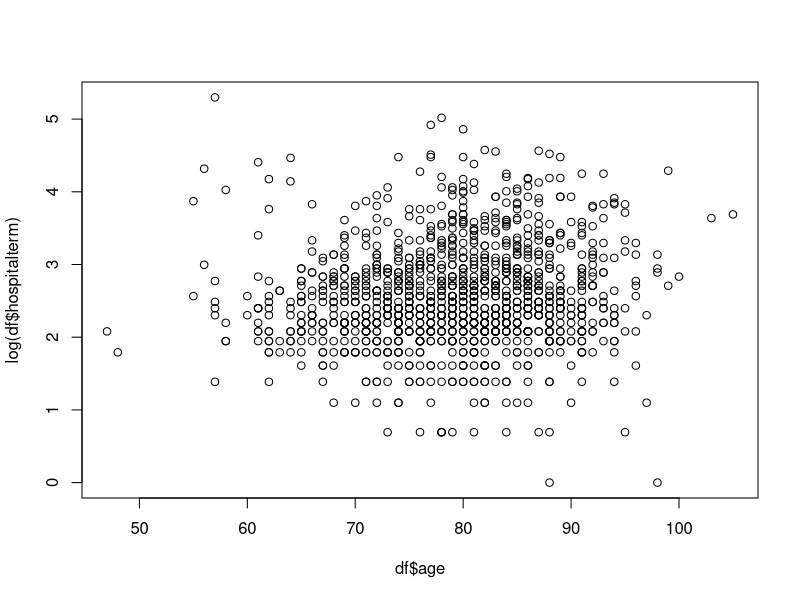

Here is the R script that generated this plot: (Note: this script raises an error after producing the figure.)
#######################
###Linear regression###
#######################
###Regression methods using R basic functions
df <- read.csv("stats_data.csv", head = T) #just for simplicity. Don't do this actually. 
#####Simple linear regression#################################
install.packages("multcomp")
install.packages("lmtest")
install.packages("sandwich")
library(multcomp)
library(lmtest)
library(sandwich)
plot(log(df$hospitalterm) ~ df$age)
lines(df$age, fit$fitted.values)
##Estimation
fit = lm(log(hospitalterm) ~ age, data = df)
summary(fit)
##Prediction of the mean vs Prediction of a new observation
##The prediction interval depends on the normally assumption.
predict(fit, newdata = data.frame(age = 50), interval = "confidence")
predict(fit, newdata = data.frame(age = 50), interval = "prediction")
##Model checking
plot(fit$fitted, fit$residuals)
abline(0,0)
qqnorm(fit$residuals)
qqline(fit$residuals)
dfb <- dfbeta(fit)
index = order(abs(dfb[,2]), decreasing=T)
cbind(dfb[index[1:15],], df$hospitalterm[index[1:15]], df$age[index[1:15]])
fit_r <- coeftest(fit, vcov = sandwich)
fit_r
